Frame 1 (no input): blank canvas, image omitted
Frame 60 (the mouse pressed at the canvas centre just before this capture): blank canvas, image omitted
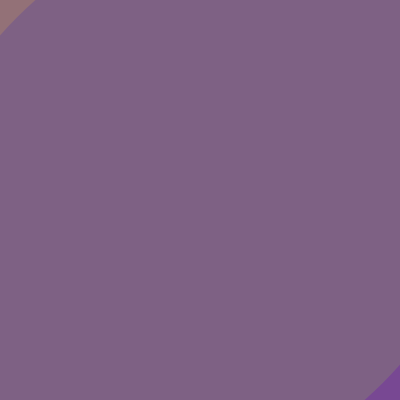
Frame 120 (the mouse held since frame 60 and released just before this capture)

The Processing sketch whose frames 1 and 60 were blank and that drew this single picture after the mouse press (run headless with seeded random() and noise(); from frame 60 on, the mouse is pressed at the canvas centre):

// Processing sketch: processing_132231
// ── processing_132231.pde


float mouseSpeedX; // horizontal sped
float mouseSpeedY; //vertical speed
float mouseSpeed; //avergae speed

void setup() {
  size(400, 400);
  smooth();
}

void draw() {
  //pmouseX and p mouseY give the position
  //of the mouse form the last frame
  mouseSpeedX = abs(pmouseX - mouseX);
  mouseSpeedY = abs(pmouseY - mouseY);
  
  //calculate average speed
  mouseSpeed = (mouseSpeedX + mouseSpeedY) / 2;
  
  // use a transparent color
  fill (91, 24, 27, 90);
  noStroke();
  
  // draw a circle using mouse speed;
   rect(0, 0, mouseSpeed*4, mouseSpeed*4);
   
    fill (122, 37, 74, 95);
   
  ellipse(200, 200, mouseSpeed*4, mouseSpeed*4);
  
  
  fill(35,14,193, 70);
   ellipse(300, 300, mouseSpeed*4, mouseSpeed*4);
   
    fill(159,239,46,50);
   
   ellipse(100, 100, mouseSpeed*4, mouseSpeed*4);
   
  
   
 fill(135,44,183,50);
  ellipse(275,275, mouseSpeed*4, mouseSpeed*4);
   
  
}
